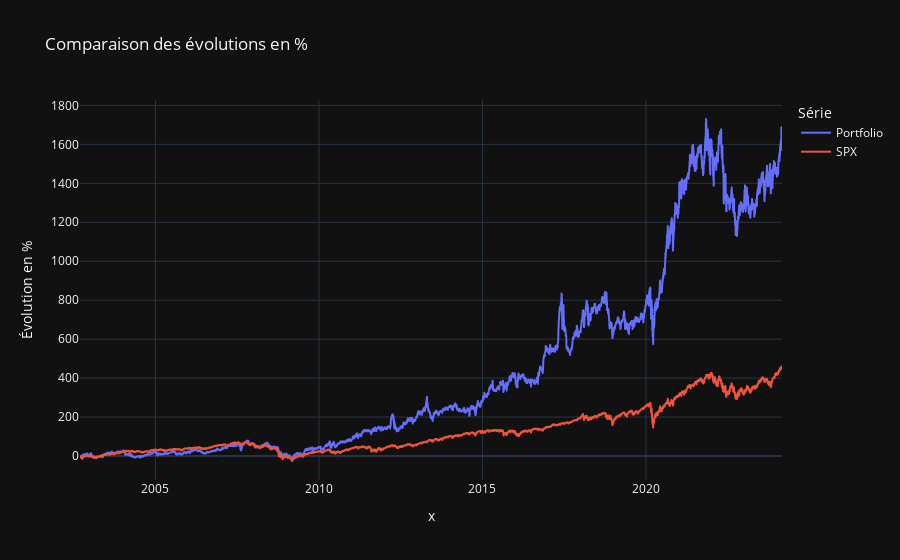

Here is the notebook cell this chart was saved with:
### Code cell
import plotly.express as px

money_norm =(final["Money"]/10000000*100)-100
spx_norm=(final["SPX"]/final["SPX"].iloc[0]* 100)-100

fix = px.line(x=final["Date"], y=[money_norm, spx_norm],labels={"value":"Évolution en %", "variable":"Série"},title="Comparaison des évolutions en %")
fix.data[0].name = "Portfolio"
fix.data[1].name = "SPX"
fix.update_layout(hovermode="x unified")

fix.show()

### Figure 1 — Plotly figure (JSON) as saved in the notebook; plotly's stock layout.template omitted (floating-point values rounded to 4 significant figures; data arrays with more than 128 entries replaced by an {"elided": "..."} marker saying what was removed)
{"data": [{"hovertemplate": "Série=wide_variable_0<br>x=%{x}<br>Évolution en %=%{y}<extra></extra>", "legendgroup": "wide_variable_0", "line": {"color": "#636efa", "dash": "solid"}, "marker": {"symbol": "circle"}, "mode": "lines", "name": "Portfolio", "showlegend": true, "x": {"elided": "5602 str values"}, "xaxis": "x", "y": {"elided": "5602 float values"}, "yaxis": "y", "type": "scattergl"}, {"hovertemplate": "Série=wide_variable_1<br>x=%{x}<br>Évolution en %=%{y}<extra></extra>", "legendgroup": "wide_variable_1", "line": {"color": "#EF553B", "dash": "solid"}, "marker": {"symbol": "circle"}, "mode": "lines", "name": "SPX", "showlegend": true, "x": {"elided": "5602 str values"}, "xaxis": "x", "y": {"elided": "5602 float values"}, "yaxis": "y", "type": "scattergl"}], "layout": {"xaxis": {"anchor": "y", "domain": [0.0, 1.0], "title": {"text": "x"}}, "yaxis": {"anchor": "x", "domain": [0.0, 1.0], "title": {"text": "Évolution en %"}}, "legend": {"title": {"text": "Série"}, "tracegroupgap": 0}, "title": {"text": "Comparaison des évolutions en %"}, "hovermode": "x unified"}}
